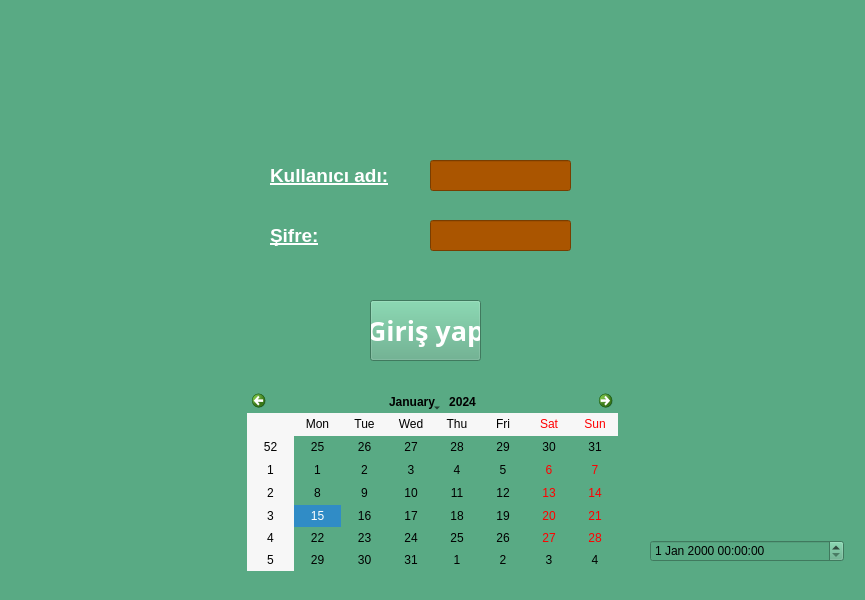
<?xml version="1.0" encoding="UTF-8"?>
<ui version="4.0">
 <class>GirisEkrani</class>
 <widget class="QMainWindow" name="GirisEkrani">
  <property name="geometry">
   <rect>
    <x>0</x>
    <y>0</y>
    <width>865</width>
    <height>600</height>
   </rect>
  </property>
  <property name="font">
   <font>
    <italic>false</italic>
   </font>
  </property>
  <property name="cursor">
   <cursorShape>ArrowCursor</cursorShape>
  </property>
  <property name="mouseTracking">
   <bool>false</bool>
  </property>
  <property name="windowTitle">
   <string>MainWindow</string>
  </property>
  <property name="autoFillBackground">
   <bool>false</bool>
  </property>
  <property name="styleSheet">
   <string notr="true">background-color: rgb(89, 170, 132);</string>
  </property>
  <property name="tabShape">
   <enum>QTabWidget::Rounded</enum>
  </property>
  <property name="dockNestingEnabled">
   <bool>false</bool>
  </property>
  <widget class="QWidget" name="centralwidget">
   <widget class="QLabel" name="label">
    <property name="geometry">
     <rect>
      <x>270</x>
      <y>160</y>
      <width>131</width>
      <height>31</height>
     </rect>
    </property>
    <property name="font">
     <font>
      <pointsize>14</pointsize>
      <weight>75</weight>
      <italic>false</italic>
      <bold>true</bold>
      <underline>true</underline>
      <strikeout>false</strikeout>
     </font>
    </property>
    <property name="styleSheet">
     <string notr="true">color: rgb(255, 255, 255);</string>
    </property>
    <property name="text">
     <string>Kullanıcı adı:</string>
    </property>
   </widget>
   <widget class="QLabel" name="label_2">
    <property name="geometry">
     <rect>
      <x>270</x>
      <y>220</y>
      <width>121</width>
      <height>31</height>
     </rect>
    </property>
    <property name="font">
     <font>
      <pointsize>14</pointsize>
      <weight>75</weight>
      <bold>true</bold>
      <underline>true</underline>
     </font>
    </property>
    <property name="styleSheet">
     <string notr="true">color: rgb(255, 255, 255)</string>
    </property>
    <property name="text">
     <string>Şifre:</string>
    </property>
   </widget>
   <widget class="QLineEdit" name="lineEdit">
    <property name="enabled">
     <bool>true</bool>
    </property>
    <property name="geometry">
     <rect>
      <x>430</x>
      <y>160</y>
      <width>141</width>
      <height>31</height>
     </rect>
    </property>
    <property name="sizePolicy">
     <sizepolicy hsizetype="Expanding" vsizetype="Fixed">
      <horstretch>0</horstretch>
      <verstretch>0</verstretch>
     </sizepolicy>
    </property>
    <property name="font">
     <font>
      <pointsize>10</pointsize>
     </font>
    </property>
    <property name="whatsThis">
     <string>&lt;html&gt;&lt;head/&gt;&lt;body&gt;&lt;p&gt;Kullanıcı adı girişi&lt;/p&gt;&lt;/body&gt;&lt;/html&gt;</string>
    </property>
    <property name="styleSheet">
     <string notr="true">background-color: rgb(85, 85, 0);
background-color: rgb(170, 85, 0);
color: rgb(255, 255, 255);</string>
    </property>
    <property name="text">
     <string/>
    </property>
    <property name="placeholderText">
     <string/>
    </property>
    <property name="cursorMoveStyle">
     <enum>Qt::LogicalMoveStyle</enum>
    </property>
    <property name="clearButtonEnabled">
     <bool>false</bool>
    </property>
   </widget>
   <widget class="QLineEdit" name="lineEdit_2">
    <property name="geometry">
     <rect>
      <x>430</x>
      <y>220</y>
      <width>141</width>
      <height>31</height>
     </rect>
    </property>
    <property name="font">
     <font>
      <pointsize>10</pointsize>
     </font>
    </property>
    <property name="whatsThis">
     <string>&lt;html&gt;&lt;head/&gt;&lt;body&gt;&lt;p&gt;Şifre girişi&lt;/p&gt;&lt;/body&gt;&lt;/html&gt;</string>
    </property>
    <property name="styleSheet">
     <string notr="true">color: rgb(255, 255, 255);
border-color: rgb(255, 170, 0);
background-color: rgb(170, 85, 0);
</string>
    </property>
    <property name="text">
     <string/>
    </property>
   </widget>
   <widget class="QPushButton" name="pushButton">
    <property name="geometry">
     <rect>
      <x>370</x>
      <y>300</y>
      <width>111</width>
      <height>61</height>
     </rect>
    </property>
    <property name="font">
     <font>
      <family>Nyala</family>
      <pointsize>20</pointsize>
      <weight>75</weight>
      <bold>true</bold>
     </font>
    </property>
    <property name="styleSheet">
     <string notr="true">color: rgb(255, 255, 255)</string>
    </property>
    <property name="text">
     <string>Giriş yap</string>
    </property>
   </widget>
   <widget class="QDateTimeEdit" name="dateTimeEdit">
    <property name="geometry">
     <rect>
      <x>650</x>
      <y>540</y>
      <width>194</width>
      <height>22</height>
     </rect>
    </property>
   </widget>
   <widget class="QCalendarWidget" name="calendarWidget">
    <property name="geometry">
     <rect>
      <x>247</x>
      <y>390</y>
      <width>371</width>
      <height>181</height>
     </rect>
    </property>
    <property name="styleSheet">
     <string notr="true">color: rgb(0, 0, 0);</string>
    </property>
   </widget>
   <zorder>lineEdit</zorder>
   <zorder>label</zorder>
   <zorder>label_2</zorder>
   <zorder>lineEdit_2</zorder>
   <zorder>pushButton</zorder>
   <zorder>dateTimeEdit</zorder>
   <zorder>calendarWidget</zorder>
  </widget>
  <widget class="QStatusBar" name="statusbar"/>
 </widget>
 <resources/>
 <connections/>
</ui>
